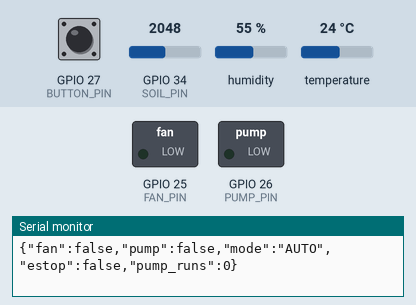
This sketch was run on a simulated ESP32. Parts: switched loads named in the sketch (green lamp = pin HIGH), the last lines printed to the serial monitor. Inputs (shaded band) come from the test bench; at power-on: temperature 24 °C, GPIO 27 (BUTTON_PIN) HIGH, GPIO 34 (SOIL_PIN) = 2048, humidity 55 %. WiFi joins after 1.5 s; servers stay silent unless stated; no MQTT or app messages arrive unless stated.

Above: at 2.3 s.
2.4 s: temperature set to 29.5 °C
6.2 s: temperature set to 30.7 °C
At 11.2 s:
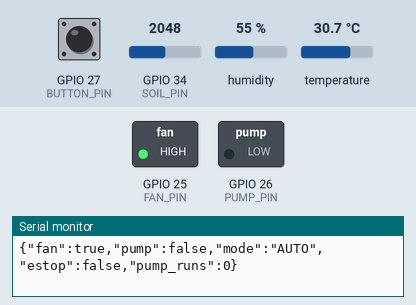
11.5 s: GPIO 27 (BUTTON_PIN) pulled LOW for 0.15 s
At 12.3 s:
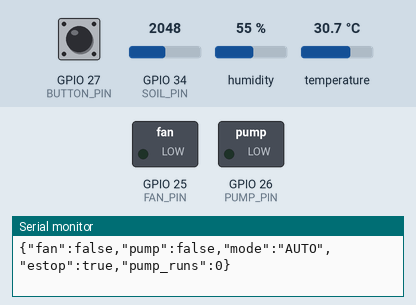
16.1 s: GPIO 27 (BUTTON_PIN) pulled LOW for 1 s
At 17.0 s:
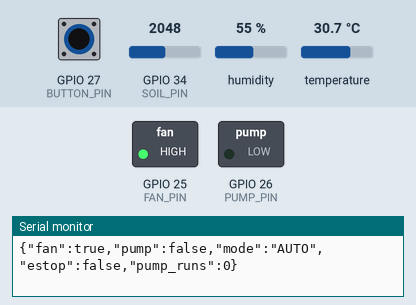
Timing chart, 0 to 19.1 s (numbered marks = the images above; inputs shaded):
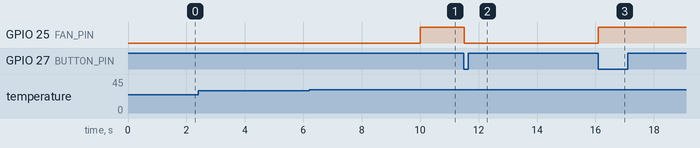

The sketch:

04_farm_control.ino
```cpp
/*
  04_farm_control — automatic fan + pump, with safety limits and the world E-stop.

  SENSE  : temperature, humidity, soil moisture
  DECIDE : fan if too hot (with hysteresis), short watering if too dry
  ACT    : MOSFET modules switch the fan and the pump

  Safety rules (same for every zone):
    1. World E-stop: message "true" on world/estop -> pump + fan OFF until "false"
    2. Silence means stop: no hub heartbeat for 10 s -> no watering
    3. Limits: pump max 3 s per run, at least 20 min between runs
    4. Log: every action is published (world/farm/...) and printed on Serial
    5. Manual first: dashboard can request pump/fan, but the limits still apply

  Topics
    publishes:  world/farm/sensors  {"temp":..,"humidity":..,"soil":..}
                world/farm/pump     ON | OFF
                world/farm/state    {"fan":true,"mode":"AUTO","estop":false,"pump_runs":2}
    listens to: world/estop          true | false
                world/hub/heartbeat  (anything, sent by the Pi every second)
                world/cmd/farm       pump | fan_on | fan_off | fan_auto

  Before uploading: copy secrets_example.h to secrets.h and fill it in.
*/
#include <WiFi.h>
#include <PubSubClient.h>
#include <DHT.h>
#include "secrets.h"

// ---------- pins ----------
const int DHT_PIN = 4;
const int SOIL_PIN = 34;
const int FAN_PIN = 25;
const int PUMP_PIN = 26;
const int BUTTON_PIN = 27;       // local E-stop: press = stop, press again = clear

// ---------- settings ----------
const int DRY_RAW = 3000, WET_RAW = 1300;        // TODO: from 02_soil_calibration
const float FAN_ON_C = 30.0, FAN_OFF_C = 28.0;   // hysteresis
const int SOIL_DRY_PERCENT = 30;                 // water below this
const unsigned long PUMP_RUN_MS = 3000;
const unsigned long PUMP_GAP_MS = 20UL * 60UL * 1000UL;   // 20 minutes
const unsigned long HUB_TIMEOUT_MS = 10000;
const unsigned long SENSOR_MS = 5000;

DHT dht(DHT_PIN, DHT22);
WiFiClient wifi;
PubSubClient mqtt(wifi);

// ---------- state ----------
bool worldEstop = false, localEstop = false;
bool fanOn = false, pumpOn = false;
enum FanMode { FAN_AUTO, FAN_FORCE_ON, FAN_FORCE_OFF };
FanMode fanMode = FAN_AUTO;
bool pumpRequested = false;
unsigned long pumpStartedAt = 0, lastPumpEnd = 0, lastHeartbeat = 0, lastSensor = 0;
bool everPumped = false;
int pumpRuns = 0;
float lastTemp = NAN;
int lastSoil = -1;
bool lastButton = HIGH;
unsigned long lastButtonChange = 0;

/** Purpose: 0–100 % moisture from a raw reading. Args: raw. Returns: percent. */
int soilPercent(int raw) { return constrain(map(raw, DRY_RAW, WET_RAW, 0, 100), 0, 100); }

/** Purpose: true if any E-stop is active. Args: none. Returns: bool. */
bool stopped() { return worldEstop || localEstop; }

/** Purpose: publish the farm state as JSON. Args: none. Returns: nothing. */
void publishState() {
  const char* modes[] = { "AUTO", "FAN_ON", "FAN_OFF" };
  char msg[128];
  snprintf(msg, sizeof(msg), "{\"fan\":%s,\"pump\":%s,\"mode\":\"%s\",\"estop\":%s,\"pump_runs\":%d}",
           fanOn ? "true" : "false", pumpOn ? "true" : "false", modes[fanMode], stopped() ? "true" : "false", pumpRuns);
  mqtt.publish("world/farm/state", msg);
  Serial.println(msg);
}

/** Purpose: switch the pump and report it. Args: on. Returns: nothing. */
void setPump(bool on) {
  if (on == pumpOn) return;
  pumpOn = on;
  digitalWrite(PUMP_PIN, on ? HIGH : LOW);
  if (on) { pumpStartedAt = millis(); pumpRuns++; everPumped = true; }
  else lastPumpEnd = millis();
  mqtt.publish("world/farm/pump", on ? "ON" : "OFF");
  publishState();
}

/** Purpose: switch the fan and report it. Args: on. Returns: nothing. */
void setFan(bool on) {
  if (on == fanOn) return;
  fanOn = on;
  digitalWrite(FAN_PIN, on ? HIGH : LOW);
  publishState();
}

/**
 * Purpose: handle every incoming MQTT message.
 * Args: topic, payload bytes, length
 * Returns: nothing
 */
void onMessage(char* topic, byte* payload, unsigned int length) {
  String t = topic;
  String msg;
  for (unsigned int i = 0; i < length; i++) msg += (char)payload[i];
  msg.trim();

  if (t == "world/hub/heartbeat") { lastHeartbeat = millis(); return; }
  if (t == "world/estop") {
    worldEstop = (msg == "true");
    Serial.printf("world E-stop = %d\n", worldEstop);
    publishState();
    return;
  }
  if (t == "world/cmd/farm") {
    if (msg == "pump") pumpRequested = true;
    else if (msg == "fan_on") fanMode = FAN_FORCE_ON;
    else if (msg == "fan_off") fanMode = FAN_FORCE_OFF;
    else if (msg == "fan_auto") fanMode = FAN_AUTO;
    publishState();
  }
}

/** Purpose: keep Wi-Fi and MQTT connected (pump OFF while offline). Args: none. Returns: nothing. */
void ensureConnected() {
  if (WiFi.status() != WL_CONNECTED) {
    setPump(false);
    WiFi.begin(WIFI_SSID, WIFI_PASSWORD);
    unsigned long t0 = millis();
    while (WiFi.status() != WL_CONNECTED && millis() - t0 < 10000) delay(250);
    if (WiFi.status() != WL_CONNECTED) return;
  }
  if (!mqtt.connected()) {
    if (mqtt.connect("farm-esp32")) {
      mqtt.subscribe("world/estop");
      mqtt.subscribe("world/hub/heartbeat");
      mqtt.subscribe("world/cmd/farm");
      publishState();
    }
  }
}

/** Purpose: one debounced press of the local E-stop button. Args: none. Returns: true once per press. */
bool buttonPressed() {
  bool now = digitalRead(BUTTON_PIN);
  if (now != lastButton && millis() - lastButtonChange > 50) {
    lastButtonChange = millis();
    lastButton = now;
    if (now == LOW) return true;
  }
  return false;
}

void setup() {
  Serial.begin(115200);
  pinMode(FAN_PIN, OUTPUT);  digitalWrite(FAN_PIN, LOW);     // safe default: everything OFF
  pinMode(PUMP_PIN, OUTPUT); digitalWrite(PUMP_PIN, LOW);
  pinMode(BUTTON_PIN, INPUT_PULLUP);
  dht.begin();
  mqtt.setServer(MQTT_HOST, MQTT_PORT);
  mqtt.setCallback(onMessage);
}

void loop() {
  unsigned long now = millis();
  ensureConnected();
  mqtt.loop();

  if (buttonPressed()) { localEstop = !localEstop; Serial.printf("local E-stop = %d\n", localEstop); publishState(); }

  // ---- SENSE (every 5 s) ----
  if (now - lastSensor > SENSOR_MS) {
    lastSensor = now;
    float t = dht.readTemperature(), h = dht.readHumidity();
    int soil = soilPercent(analogRead(SOIL_PIN));
    if (!isnan(t)) {
      lastTemp = t; lastSoil = soil;
      char msg[96];
      snprintf(msg, sizeof(msg), "{\"temp\":%.1f,\"humidity\":%.1f,\"soil\":%d}", t, h, soil);
      mqtt.publish("world/farm/sensors", msg);
    }
  }

  // ---- SAFETY FIRST ----
  if (stopped()) { setPump(false); setFan(false); pumpRequested = false; return; }
  if (pumpOn && now - pumpStartedAt > PUMP_RUN_MS) setPump(false);      // limit: max run time

  // ---- DECIDE + ACT: fan ----
  if (fanMode == FAN_FORCE_ON) setFan(true);
  else if (fanMode == FAN_FORCE_OFF) setFan(false);
  else if (!isnan(lastTemp)) {
    if (!fanOn && lastTemp > FAN_ON_C) setFan(true);
    if (fanOn && lastTemp < FAN_OFF_C) setFan(false);
  }

  // ---- DECIDE + ACT: pump ----
  bool hubAlive = now - lastHeartbeat < HUB_TIMEOUT_MS;
  bool gapOk = !everPumped || now - lastPumpEnd > PUMP_GAP_MS;
  bool tooDry = lastSoil >= 0 && lastSoil < SOIL_DRY_PERCENT;
  if (!pumpOn && hubAlive && gapOk && (tooDry || pumpRequested)) setPump(true);
  if (pumpRequested && !gapOk) Serial.println("pump request refused: wait for the 20 min gap");
  pumpRequested = false;
}
```

secrets_example.h
```cpp
// Copy this file to "secrets.h" in the same folder and fill in your values.
// secrets.h is in .gitignore so your Wi-Fi password never goes to GitHub.
#pragma once
#define WIFI_SSID     "your-wifi-name"
#define WIFI_PASSWORD "your-wifi-password"
#define MQTT_HOST     "192.168.1.50"   // IP address of the Raspberry Pi (hostname -I on the Pi)
#define MQTT_PORT     1883
```

Measured:
- the behaviour switches between 30 and 30.1 °C on temperature (found by bisection; images 0 and 1)
- after the input at 2.4 s, every drawn part: stays the same
- after the input at 6.2 s, GPIO 25 (FAN_PIN): LOW → HIGH after 3.8 s
- after the input at 11.5 s, GPIO 25 (FAN_PIN): HIGH → LOW at once
- after the input at 16.1 s, GPIO 25 (FAN_PIN): LOW → HIGH at once
